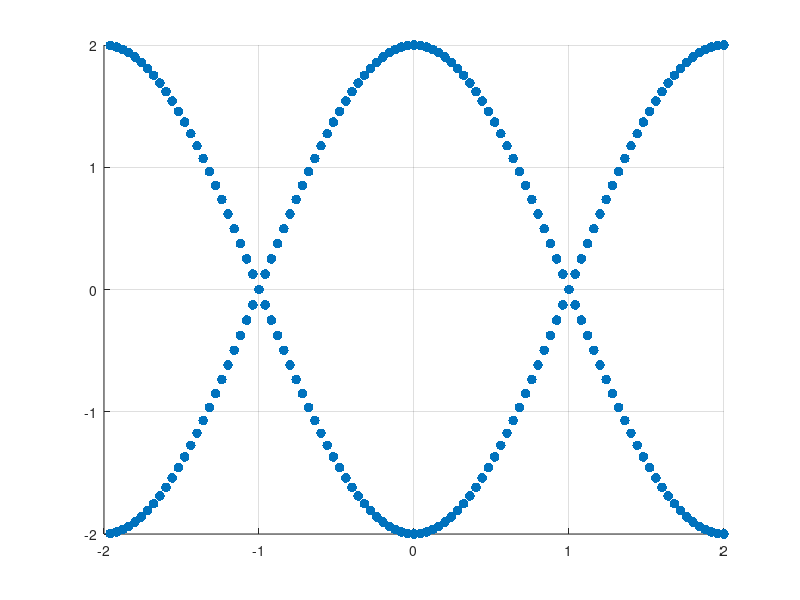

The MATLAB script that drew this image:
n = 50;

epsilon_0 = 0;
t = -1;

ka = zeros(1, n);
for i = 1:n
    ka(i) = 2*pi*i/n;
end

E1 = zeros(1,n);
E2 = zeros(1,n);
for i = 1:n
    E1(i) = sqrt(2*t^2 + 2*t^2*cos(ka(i)));
    E2(i) = -1*sqrt(2*t^2 + 2*t^2*cos(ka(i)));
end

E = [E1, E2];
ka = [ka, ka];

scatter([ka/pi - 2, ka/pi], [E,E], 50, 'filled', 'b')
grid on

% H = zeros(n,n);
% for i = 1:n
%     for j = 1:n
%         if i == j
%             H(i,j) = epsilon_0;
%         elseif i+1 == j || j+1 == i...
%                 || (i==n && j==1) || (j==n && i==1)
%             H(i,j) = t;
%         end
%     end
% end

